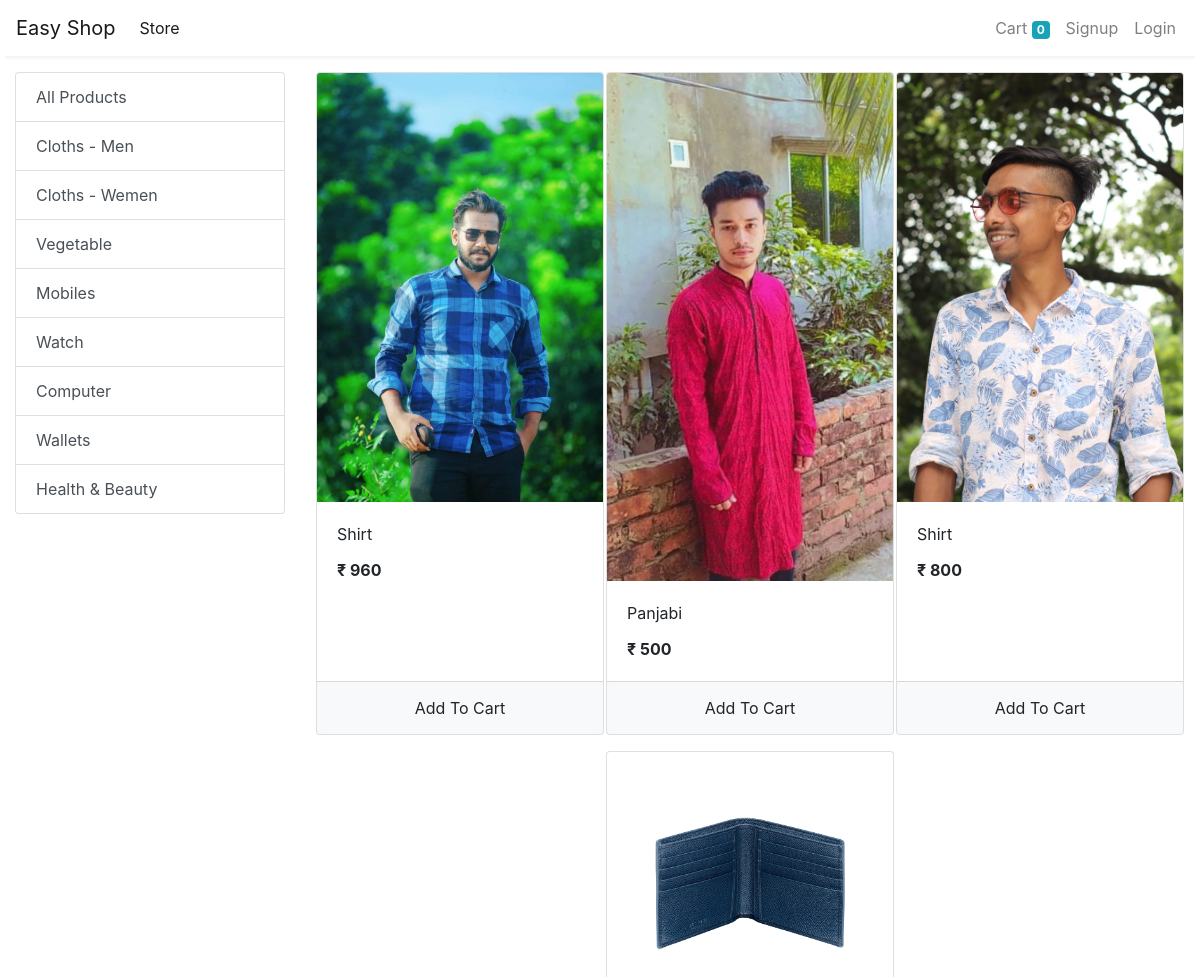
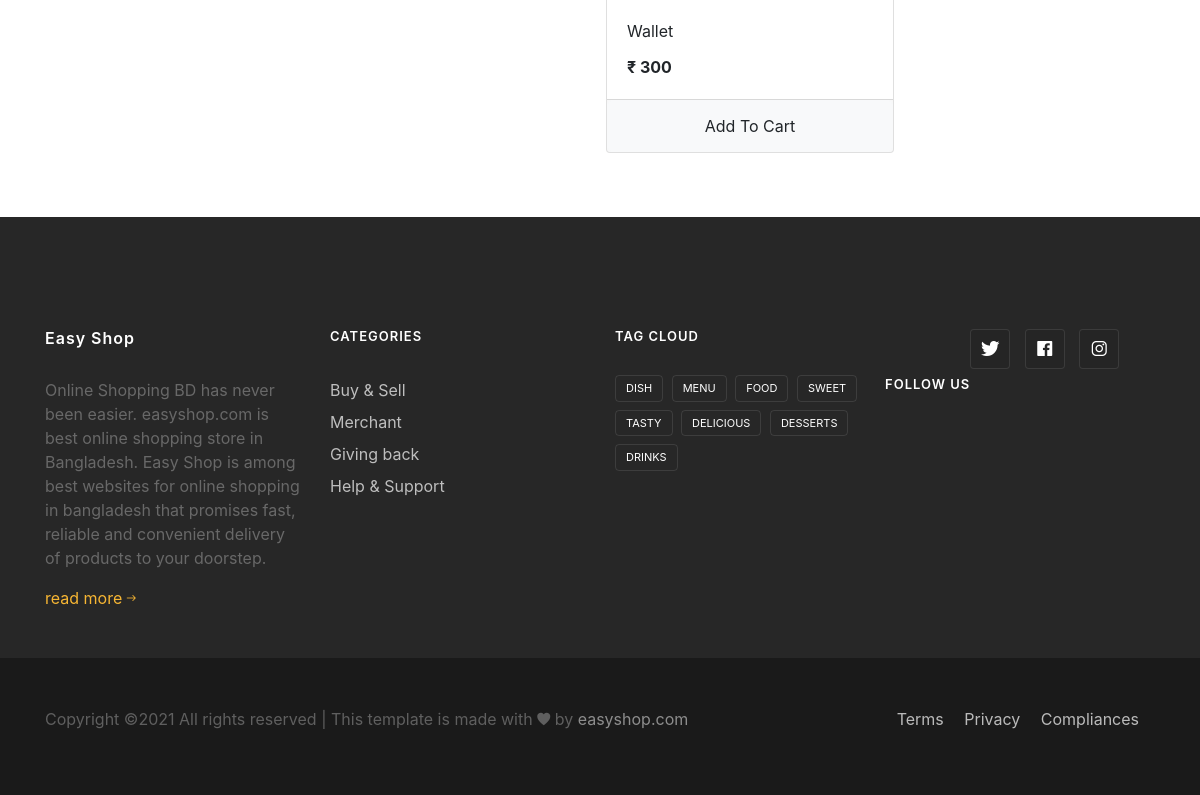
/store?category=1, run on the app's committed database (2 pictures, top to bottom).
### store/models/category.py (models this page shows, shortened)
class Category(models.Model):
    name = models.CharField(max_length=20)
    @staticmethod
    def get_all_categories():
        return Category.objects.all()

### store/models/product.py (models this page shows, shortened)
class Product(models.Model):
    name = models.CharField(max_length=50)
    price = models.IntegerField(default=0)
    category = models.ForeignKey(Category, on_delete=models.CASCADE, default=1)
    description = models.CharField(max_length=200, default='' , null=True , blank=True)
    image = models.ImageField(upload_to='uploads/products/')
    @staticmethod
    def get_all_products_by_categoryid(category_id):
        if category_id:
            return Product.objects.filter(category = category_id)
        else:
            return Product.get_all_products();

### store/views/home.py (the view)
# urls.py: path('' , include('store.urls'))
def store(request):
    cart = request.session.get('cart')
    if not cart:
        request.session['cart'] = {}
    products = None
    categories = Category.get_all_categories()
    categoryID = request.GET.get('category')
    if categoryID:
        products = Product.get_all_products_by_categoryid(categoryID)
    else:
        products = Product.get_all_products();
    data = {}
    data['products'] = products
    data['categories'] = categories
    print('you are : ', request.session.get('email'))
    return render(request, 'index.html', data)

### store/templatetags/cart.py (called while the page is built)
@register.filter(name='is_in_cart')
def is_in_cart(product  , cart):
    keys = cart.keys()
    for id in keys:
        if int(id) == product.id:
            return True
    return False;

### store/templatetags/custom_filter.py (called while the page is built)
@register.filter(name='currency')
def currency(number):
    return "₹ "+str(number)

### store/templates/index.html (shortened to what this page needs)
{% extends 'base.html' %}
{% block content %}
{% load cart %}
{% load custom_filter %}
<div class="container-fluid mt-3">
	<div class="row">
		<div class="col-lg-3 mx-auto">
			<div class="list-group">
				<a href="/" class="list-group-item list-group-item-action">All Products</a>
				{% for category in categories %}
				<a href="/?category={{category.id}}"
					class="list-group-item list-group-item-action">{{category.name}}</a>
				{% endfor %}
			</div>
		</div>
		<div id='products' class="col-lg-9 mx-auto">
			<div class="row mx-auto">
				{% for product in products %}
				<div class="card mx-auto mb-3" id={{product.id}} style="width: 18rem;">
					<img class="card-img-top" src="{{product.image.url}}" alt="Card image cap">
					<div class="card-body">
						<p class="card-title">{{product.name}}</p>
						<p class="card-text"><b>{{product.price|currency}}</b></p>
					</div>
					<div class="card-footer p-0 no-gutters">
						{% if product|is_in_cart:request.session.cart %}
						<div class="row no-gutters">
							<form action="/#{{product.id}}" class="col-2 " method="post">
								{% csrf_token %}
								<input hidden type="text" name='product' value='{{product.id}}'>
								<input hidden type="text" name='remove' value='True'>
								<input type="submit" value=" - " class="btn btn-block btn-light border-right">
							</form>
							<div class="text-center col">{{product|cart_quantity:request.session.cart}} in Cart</div>
							<form action="/#{{product.id}}" class="col-2 " method="post">
								{% csrf_token %}
								<input hidden type="text" name='product' value='{{product.id}}'>
								<input type="submit" value=" + " class="btn btn-block btn-light border-left">
							</form>
						</div>
						{% else %}
						<form action="/#{{product.id}}" method="POST" class="btn-block">
							<input type="submit" class="float-right btn btn-light  form-control"
								value="Add To Cart">
						</form>
						{% endif %}
					</div>
				</div>
				{% endfor %}
			</div>
		</div>
	</div>
</div>
<br>
<br>
<footer class="footer-04 bt-5px">
			<div class="container">
				<div class="row">
					<div class="col-md-6 col-lg-3 mb-md-0 mb-4">
						<h2 class="footer-heading"><a href="#" class="logo">Easy Shop</a></h2>
						<p>Online Shopping BD has never been easier. easyshop.com is best online shopping store in Bangladesh. Easy Shop is among best websites for online shopping in bangladesh that promises fast, reliable and convenient delivery of products to your doorstep. </p>
						<a href="#">read more <span class="ion-ios-arrow-round-forward"></span></a>
					</div>
					<div class="col-md-6 col-lg-3 mb-md-0 mb-4">
						<h2 class="footer-heading">Categories</h2>
						<ul class="list-unstyled">
              <li><a href="#" class="py-1 d-block">Buy &amp; Sell</a></li>
              <li><a href="#" class="py-1 d-block">Merchant</a></li>
              <li><a href="#" class="py-1 d-block">Giving back</a></li>
              <li><a href="#" class="py-1 d-block">Help &amp; Support</a></li>
            </ul>
					</div>
					<div class="col-md-6 col-lg-3 mb-md-0 mb-4">
						<h2 class="footer-heading">Tag cloud</h2>
						<div class="tagcloud">
	            <a href="#" class="tag-cloud-link">dish</a>
	            <a href="#" class="tag-cloud-link">menu</a>
	            <a href="#" class="tag-cloud-link">food</a>
	            <a href="#" class="tag-cloud-link">sweet</a>
	            <a href="#" class="tag-cloud-link">tasty</a>
	            <a href="#" class="tag-cloud-link">delicious</a>
	            <a href="#" class="tag-cloud-link">desserts</a>
	            <a href="#" class="tag-cloud-link">drinks</a>
	          </div>
					</div>
            <h2 class="footer-heading mt-5">Follow us</h2>
            <ul class="ftco-footer-social p-0">
              <li class="ftco-animate"><a href="#" data-toggle="tooltip" data-placement="top" title="Twitter"><span class="ion-logo-twitter"></span></a></li>
              <li class="ftco-animate"><a href="#" data-toggle="tooltip" data-placement="top" title="Facebook"><span class="ion-logo-facebook"></span></a></li>
              <li class="ftco-animate"><a href="#" data-toggle="tooltip" data-placement="top" title="Instagram"><span class="ion-logo-instagram"></span></a></li>
            </ul>
					</div>
				</div>
			<div class="w-100 mt-5 border-top py-5">
				<div class="container">
					<div class="row">
	          <div class="col-md-6 col-lg-8">
	            <p class="copyright">
	  Copyright &copy;<script>document.write(new Date().getFullYear());</script> All rights reserved | This template is made with <i class="ion-ios-heart" aria-hidden="true"></i> by <a href="https://colorlib.com" target="_blank">easyshop.com</a>
	  </p>
	          </div>
	          <div class="col-md-6 col-lg-4 text-md-right">
	          	<p class="mb-0 list-unstyled">
	          		<a class="mr-md-3" href="#">Terms</a>
	          		<a class="mr-md-3" href="#">Privacy</a>
	          		<a class="mr-md-3" href="#">Compliances</a>
	          	</p>
	          </div>
	        </div>
				</div>
			</div>
		</footer>
{% endblock %}

### data on the page
Category: name "Cloths - Men"
Category: name "Cloths - Wemen"
Category: name "Vegetable"
Category: name "Mobiles"
Category: name "Watch"
Category: name "Computer"
Category: name "Wallets"
Category: name "Health & Beauty"
Product: image (picture), name "Shirt", price "₹ 960"
Product: image (picture), name "Panjabi", price "₹ 500"
Product: image (picture), name "Shirt", price "₹ 800"
Product: image (picture), name "Wallet", price "₹ 300"

### other printed values
{{ request.session.cart.keys|length }} "0"
